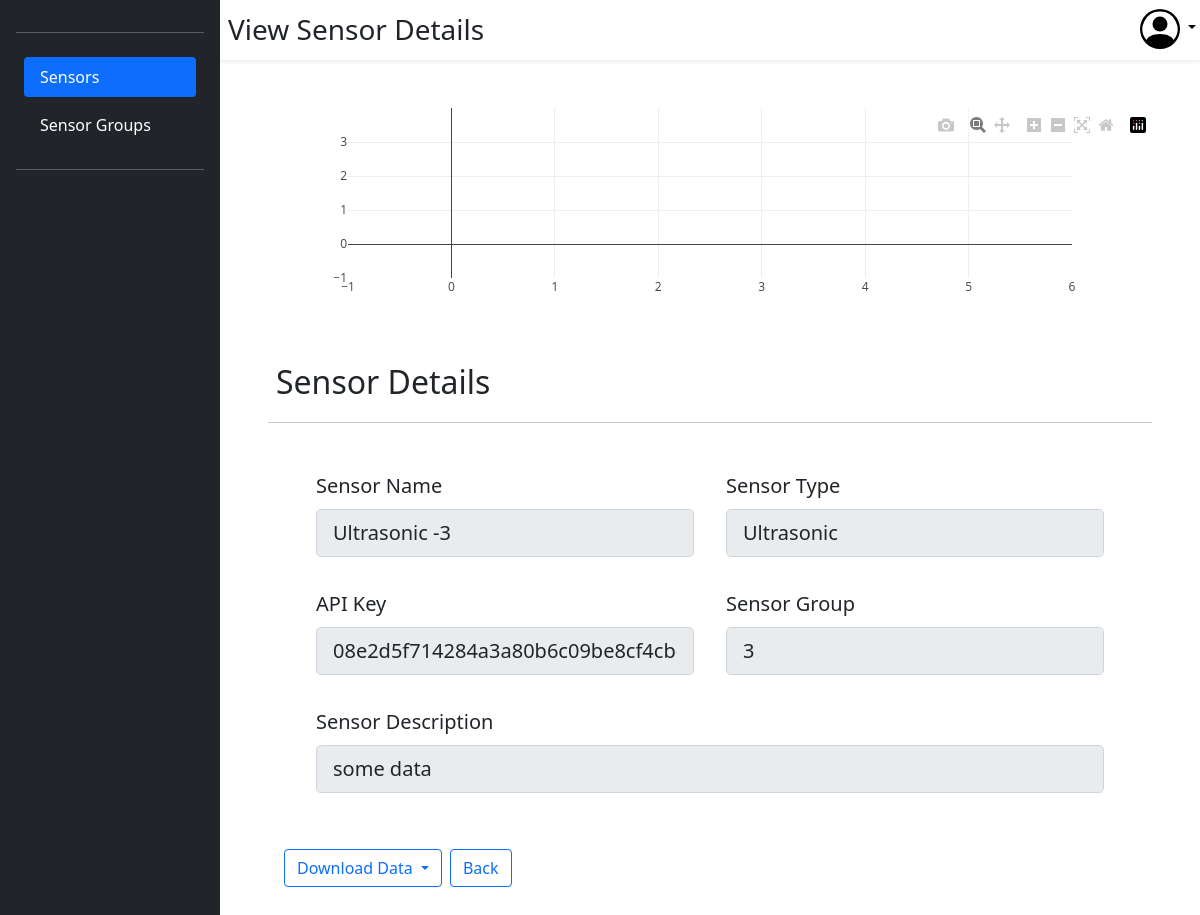
/sensor/view/?key=08e2d5f714284a3a80b6c09be8cf4cbd (signed in), run on an earlier commit of the app's database.
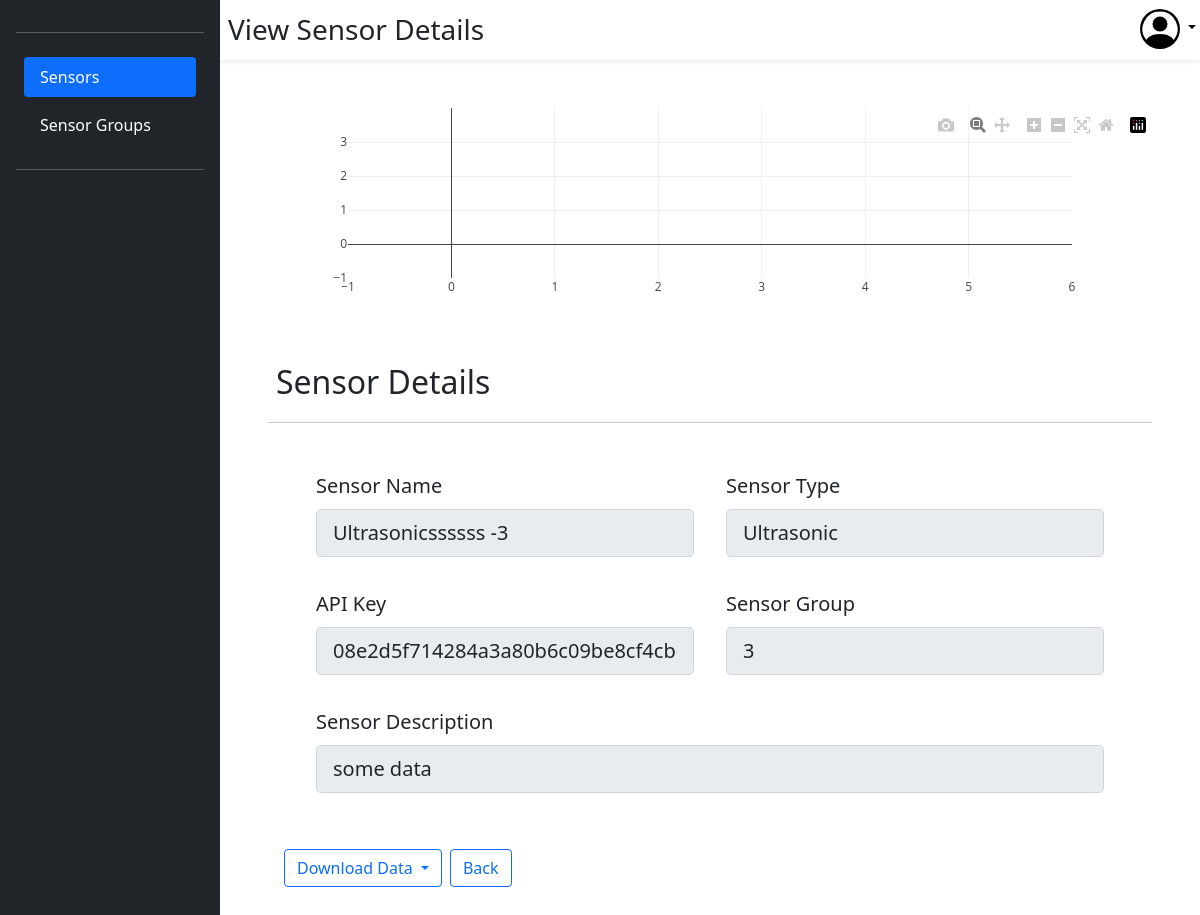
And on a later commit of the database.
### dash/models.py (models this page shows, shortened)
class Sensors(models.Model):
    key = models.CharField(verbose_name= "API Key" , max_length=50, unique=True)
    sensor_name = models.CharField(verbose_name= "Sensor Name" , max_length=100)
    sensor_type = models.CharField(verbose_name= "Sensor Type" , max_length=100)
    sensor_description = models.TextField(verbose_name="Sensor Discription")
    date_created = models.DateTimeField(verbose_name='Date Created',auto_now_add=True)
    sensor_group = models.ForeignKey(Sensor_Group, verbose_name='Sensor Group', on_delete=models.SET_NULL, null=True)
    user = models.ForeignKey(User, verbose_name="User", on_delete=models.CASCADE)

### dash/views.py (the view)
# urls.py: path('sensor/view/', views.sensor_view, name='sensor_view'),
@login_required(login_url="")
def sensor_view(request):
    key=request.GET['key']
    instance = Sensors.objects.get(key=key)
    form = SensorViewForm(instance=instance)
    site_settings = {
        'active' : 'Sensors',
        'dashboard_heading' : 'View Sensor Details'
    }
    return render(request, "sensor_view.html",{"form":form, 'site_settings' : site_settings})

### dash/forms.py
class SensorViewForm(CustomModelForm):
    class Meta:
        model = Sensors
        fields = "__all__"
        exclude = ["user"]
        widgets = {
            'sensor_name': forms.TextInput(attrs={'class': 'form-control form-control-lg', 'readonly' : True}),
            'sensor_type': forms.TextInput(attrs={'class': 'form-control form-control-lg', 'readonly' : True}),
            'sensor_description': forms.TextInput(attrs={'class': 'form-control form-control-lg', 'readonly' : True}),
            'sensor_group' : forms.TextInput(attrs={'class' : 'form-control form-control-lg', 'readonly' : True}),
            'date_created' : forms.DateInput(attrs={'class' : 'form-select form-control-lg', 'readonly' : True}),
            'key' : forms.TextInput(attrs={'class': 'form-control form-control-lg', 'readonly' : True})
        }

### templates/view/sensor_view.html (shortened to what this page needs)
{% extends 'base.html' %}
{% block content %}
<div class="m-5">
    <div id="tester" style="width:100%;height:250px;"></div>
    <form id="main_form" method="POST">
        <span class="fs-2 p-2">Sensor Details</span>
        <hr>
        <div class="d-flex flex-column m-3 p-3">
            <div class="d-flex flex-row flex-fill">
                <div class="m-3 flex-fill">
                    <label class="form-label fs-5" for="{{form.sensor_name.id_for_label}}">Sensor Name</label>
                    {{form.sensor_name}}
                </div>
                <div class="m-3 flex-fill">
                    <label class="form-label fs-5" for="{{form.sensor_type.id_for_label}}">Sensor Type</label>
                    {{form.sensor_type}}
                </div>
            </div>
            <div class="d-flex flex-row flex-fill">
                <div class="m-3 flex-fill">
                    <label class="form-label fs-5" for="{{form.key.id_for_label}}">API Key</label>
                    {{form.key}}
                </div>
                <div class="m-3 flex-fill">
                    <label class="form-label fs-5" for="{{form.sensor_group.id_for_label}}">Sensor Group</label>
                    {{form.sensor_group}}
                </div>
            </div>
            <div class="d-flex flex-row flex-fill">
                <div class="m-3 flex-fill">
                    <label class="form-label fs-5" for="{{form.sensor_description.id_for_label}}">Sensor Description</label>
                    {{form.sensor_description}}
                </div>
            </div>
        </div>
    </form>
    <div class="d-flex flex-row mt-4 ms-3">
        <div class="btn-group">
            <button type="button" class="btn btn-outline-primary dropdown-toggle" data-bs-toggle="dropdown" aria-expanded="false">
                Download Data
            </button>
        </div>
        <div>
            <a href="{% url 'dash:sensor_dashboard' %}"><button class="mx-2 btn btn-outline-primary">Back</button></a>
        </div>
    </div>
</div>
{% endblock content %}

What changed in the data, as far as the page shows it:
changed Sensors "Ultrasonic": sensor_name "Ultrasonic -3" → "Ultrasonicssssss -3"
